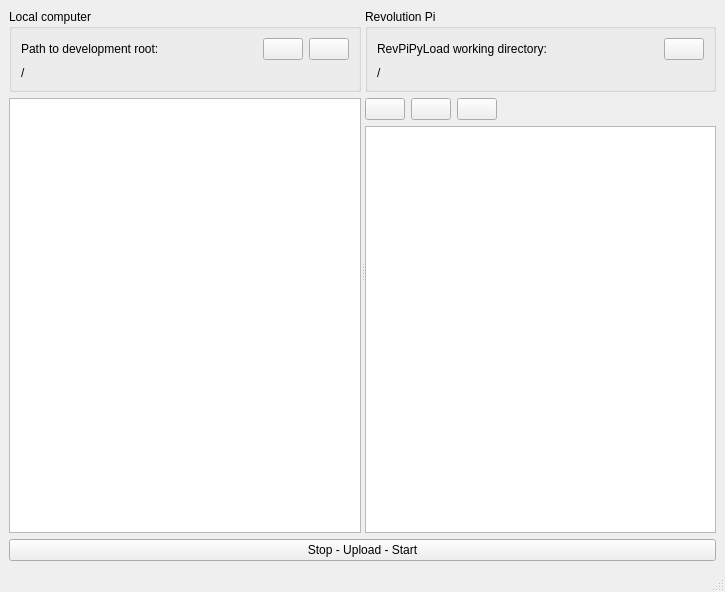
<?xml version="1.0" encoding="UTF-8"?>
<ui version="4.0">
 <class>win_files</class>
 <widget class="QMainWindow" name="win_files">
  <property name="geometry">
   <rect>
    <x>0</x>
    <y>0</y>
    <width>725</width>
    <height>592</height>
   </rect>
  </property>
  <property name="windowTitle">
   <string>File manager</string>
  </property>
  <widget class="QWidget" name="centralwidget">
   <layout class="QGridLayout" name="gridLayout">
    <item row="0" column="0">
     <widget class="QSplitter" name="splitter">
      <property name="orientation">
       <enum>Qt::Horizontal</enum>
      </property>
      <property name="childrenCollapsible">
       <bool>false</bool>
      </property>
      <widget class="QWidget" name="gridLayoutWidget">
       <layout class="QVBoxLayout" name="vl_local">
        <item>
         <widget class="QGroupBox" name="gb_select_local">
          <property name="title">
           <string>Local computer</string>
          </property>
          <layout class="QGridLayout" name="gridLayout_2" columnstretch="1,0,0">
           <item row="0" column="0">
            <widget class="QLabel" name="lbl_select_local">
             <property name="text">
              <string>Path to development root:</string>
             </property>
            </widget>
           </item>
           <item row="0" column="1">
            <widget class="QPushButton" name="btn_select_local">
             <property name="toolTip">
              <string>Open developer root directory</string>
             </property>
             <property name="icon">
              <iconset resource="ressources.qrc">
               <normaloff>:/action/ico/folder-open.ico</normaloff>:/action/ico/folder-open.ico</iconset>
             </property>
             <property name="iconSize">
              <size>
               <width>24</width>
               <height>24</height>
              </size>
             </property>
             <property name="autoDefault">
              <bool>false</bool>
             </property>
            </widget>
           </item>
           <item row="0" column="2">
            <widget class="QPushButton" name="btn_refresh_local">
             <property name="toolTip">
              <string>Reload file list</string>
             </property>
             <property name="icon">
              <iconset resource="ressources.qrc">
               <normaloff>:/action/ico/refresh.ico</normaloff>:/action/ico/refresh.ico</iconset>
             </property>
             <property name="iconSize">
              <size>
               <width>24</width>
               <height>24</height>
              </size>
             </property>
            </widget>
           </item>
           <item row="1" column="0" colspan="3">
            <widget class="QLabel" name="lbl_path_local">
             <property name="sizePolicy">
              <sizepolicy hsizetype="Ignored" vsizetype="Preferred">
               <horstretch>0</horstretch>
               <verstretch>0</verstretch>
              </sizepolicy>
             </property>
             <property name="toolTip">
              <string>/</string>
             </property>
             <property name="text">
              <string>/</string>
             </property>
            </widget>
           </item>
          </layout>
         </widget>
        </item>
        <item>
         <widget class="QTreeWidget" name="tree_files_local">
          <property name="editTriggers">
           <set>QAbstractItemView::NoEditTriggers</set>
          </property>
          <property name="selectionMode">
           <enum>QAbstractItemView::MultiSelection</enum>
          </property>
          <property name="selectionBehavior">
           <enum>QAbstractItemView::SelectRows</enum>
          </property>
          <property name="iconSize">
           <size>
            <width>24</width>
            <height>24</height>
           </size>
          </property>
          <property name="sortingEnabled">
           <bool>true</bool>
          </property>
          <attribute name="headerVisible">
           <bool>false</bool>
          </attribute>
          <column>
           <property name="text">
            <string notr="true">1</string>
           </property>
          </column>
         </widget>
        </item>
       </layout>
      </widget>
      <widget class="QWidget" name="gridLayoutWidget_2">
       <layout class="QVBoxLayout" name="vl_revpi">
        <item>
         <widget class="QGroupBox" name="gb_select_revpi">
          <property name="title">
           <string>Revolution Pi</string>
          </property>
          <layout class="QGridLayout" name="gridLayout_3" columnstretch="1,0">
           <item row="1" column="0" colspan="2">
            <widget class="QLabel" name="lbl_path_revpi">
             <property name="sizePolicy">
              <sizepolicy hsizetype="Ignored" vsizetype="Preferred">
               <horstretch>0</horstretch>
               <verstretch>0</verstretch>
              </sizepolicy>
             </property>
             <property name="toolTip">
              <string>/</string>
             </property>
             <property name="text">
              <string>/</string>
             </property>
            </widget>
           </item>
           <item row="0" column="0">
            <widget class="QLabel" name="lbl_select_revpi">
             <property name="text">
              <string>RevPiPyLoad working directory:</string>
             </property>
            </widget>
           </item>
           <item row="0" column="1">
            <widget class="QPushButton" name="btn_refresh_revpi">
             <property name="toolTip">
              <string>Reload file list</string>
             </property>
             <property name="icon">
              <iconset resource="ressources.qrc">
               <normaloff>:/action/ico/refresh.ico</normaloff>:/action/ico/refresh.ico</iconset>
             </property>
             <property name="iconSize">
              <size>
               <width>24</width>
               <height>24</height>
              </size>
             </property>
            </widget>
           </item>
          </layout>
         </widget>
        </item>
        <item>
         <layout class="QHBoxLayout" name="hl_revpi">
          <item>
           <widget class="QPushButton" name="btn_to_right">
            <property name="text">
             <string/>
            </property>
            <property name="icon">
             <iconset resource="ressources.qrc">
              <normaloff>:/action/ico/arrow-right.ico</normaloff>:/action/ico/arrow-right.ico</iconset>
            </property>
            <property name="iconSize">
             <size>
              <width>24</width>
              <height>24</height>
             </size>
            </property>
            <property name="autoDefault">
             <bool>false</bool>
            </property>
           </widget>
          </item>
          <item>
           <widget class="QPushButton" name="btn_to_left">
            <property name="text">
             <string/>
            </property>
            <property name="icon">
             <iconset resource="ressources.qrc">
              <normaloff>:/action/ico/arrow-left.ico</normaloff>:/action/ico/arrow-left.ico</iconset>
            </property>
            <property name="iconSize">
             <size>
              <width>24</width>
              <height>24</height>
             </size>
            </property>
            <property name="autoDefault">
             <bool>false</bool>
            </property>
           </widget>
          </item>
          <item>
           <widget class="QPushButton" name="btn_delete_revpi">
            <property name="text">
             <string/>
            </property>
            <property name="icon">
             <iconset resource="ressources.qrc">
              <normaloff>:/action/ico/edit-delete.ico</normaloff>:/action/ico/edit-delete.ico</iconset>
            </property>
            <property name="iconSize">
             <size>
              <width>24</width>
              <height>24</height>
             </size>
            </property>
            <property name="autoDefault">
             <bool>false</bool>
            </property>
           </widget>
          </item>
          <item>
           <spacer name="horizontalSpacer_2">
            <property name="orientation">
             <enum>Qt::Horizontal</enum>
            </property>
            <property name="sizeHint" stdset="0">
             <size>
              <width>40</width>
              <height>20</height>
             </size>
            </property>
           </spacer>
          </item>
         </layout>
        </item>
        <item>
         <widget class="QTreeWidget" name="tree_files_revpi">
          <property name="editTriggers">
           <set>QAbstractItemView::NoEditTriggers</set>
          </property>
          <property name="selectionMode">
           <enum>QAbstractItemView::MultiSelection</enum>
          </property>
          <property name="selectionBehavior">
           <enum>QAbstractItemView::SelectRows</enum>
          </property>
          <property name="iconSize">
           <size>
            <width>24</width>
            <height>24</height>
           </size>
          </property>
          <property name="sortingEnabled">
           <bool>true</bool>
          </property>
          <attribute name="headerVisible">
           <bool>false</bool>
          </attribute>
          <column>
           <property name="text">
            <string notr="true">1</string>
           </property>
          </column>
         </widget>
        </item>
       </layout>
      </widget>
     </widget>
    </item>
    <item row="1" column="0">
     <widget class="QPushButton" name="btn_all">
      <property name="text">
       <string>Stop - Upload - Start</string>
      </property>
     </widget>
    </item>
   </layout>
  </widget>
  <widget class="QStatusBar" name="statusbar"/>
 </widget>
 <resources>
  <include location="ressources.qrc"/>
 </resources>
 <connections/>
</ui>
